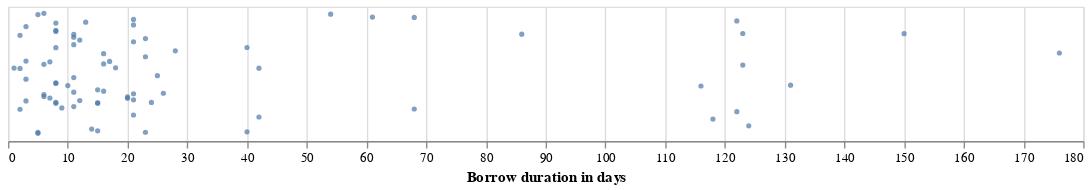

This figure's notebook cell:
### Code cell
# Create jitter plot of borrows
# jittering / stripplot adapted from https://stackoverflow.com/a/71902446/9706217
stripplot = alt.Chart(hemingway_borrows).mark_circle(size=15).encode(
    x=alt.X("borrow_duration_days", title='Borrow duration in days', axis=alt.Axis(labels=True)),
    y=alt.Y("jitter:Q", title=None, axis=None),
).transform_calculate(
    jitter="(random() / 200) - 0.0052"
).properties(
    height=100,
    width=800,
)
stripplot
